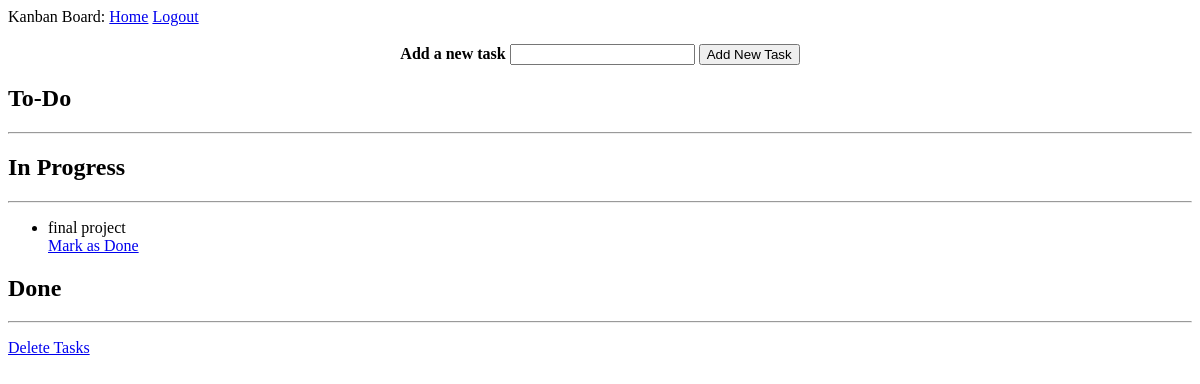
The page /index (signed in) on the database as committed earlier.
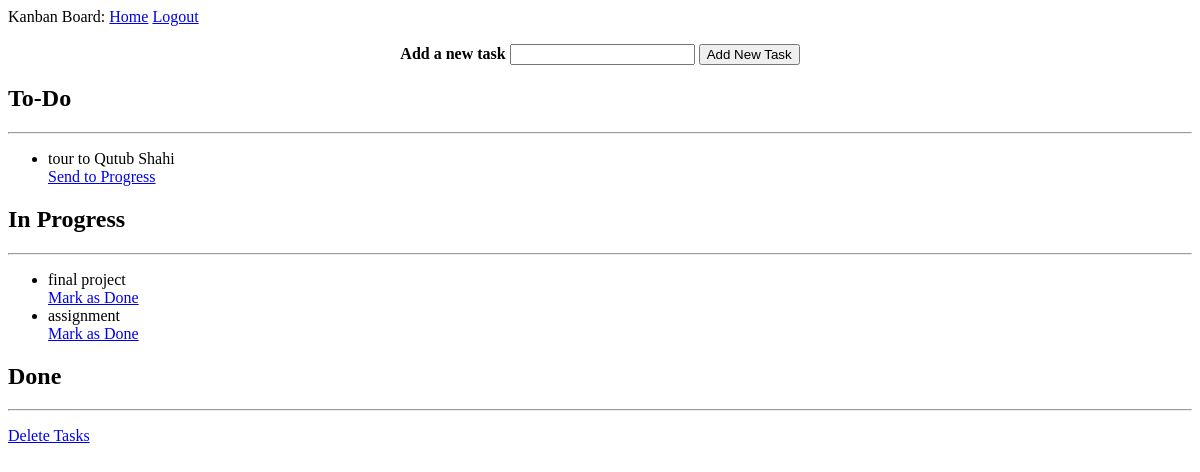
The same page on the database as committed later.
### app/models.py (models this page shows, shortened)
class Task(db.Model):
    __tablename__ = 'tasks'
    taskId = db.Column(db.Integer, primary_key=True)
    taskName = db.Column(db.String)
    taskDesc = db.Column(db.String)
    taskStatus = db.Column(db.String, default = "ToDo")
    userId = db.Column(db.Integer, db.ForeignKey('users.id'))

### app/routes.py (the view)
@app.route('/')
@app.route('/index')
@login_required
def index():
    tasks_todo = []
    tasks_progress = []
    tasks_done = []
    if current_user.is_authenticated:
        tasks_todo = Task.query.filter_by(taskStatus='ToDo').filter_by(userId = current_user.id)
        tasks_progress = Task.query.filter_by(taskStatus='Progress').filter_by(userId = current_user.id)
        tasks_done = Task.query.filter_by(taskStatus='Done').filter_by(userId = current_user.id)
    return render_template('index.html', title='Home Page', tasks_todo=tasks_todo, tasks_progress=tasks_progress, tasks_done=tasks_done)

### app/models.py (called while the page is built)
@login.user_loader
def load_user(id):
    return User.query.get(int(id))

### app/templates/index.html (shortened to what this page needs)
{% extends "base.html" %}
{% block content %}
    <br>
    <div class="newitem" style="text-align:center">
        <form action = "{{ url_for('add') }}" method="POST">
            <strong>Add a new task</strong>
            <input type="text" name="taskitem">
            <input type="submit" value="Add New Task">
        </form>
    </div>
    <div class="row">
      <div class="column" id="todo">
        <h2>To-Do</h2>
        <hr>
        <div class="input-area">
          <ul>
            {% for task in tasks_todo %}
                <li>{{ task.taskName }}</li>
                <a href="{{ url_for('progress', id=task.taskId) }}">Send to Progress</a>
            {% endfor %}
          </ul>
        </div>
      </div>
      <div class="column" id="progress">
        <h2>In Progress</h2>
        <hr>
        <div class="input-area">
            <ul>
              {% for task in tasks_progress %}
                  <li>{{ task.taskName }}</li>
                  <a href="{{ url_for('done', id=task.taskId) }}">Mark as Done</a>
              {% endfor %}
            </ul>
        </div>
      </div>
      <div class="column" id="done">
        <h2>Done</h2>
        <hr>
        <div class="button">
            <a href="{{ url_for('delete') }}" class="button">Delete Tasks</a>
        </div>
      </div>
    </div>
{% endblock %}

### app/templates/base.html (shortened to what this page needs)
<html>
    <head>
    </head>
    <div>
        Kanban Board:
        <a href="{{ url_for('index') }}">Home</a>
        {% if current_user.is_anonymous %}
        <a href="{{ url_for('login') }}">Login</a>
        {% else %}
        <a href="{{ url_for('logout') }}">Logout</a>
        {% endif %}
    </div>
    <body>
        {% block content %}{% endblock %}
    </body>
</html>

Rows that differ between the two databases and show on the page:
added Task: taskName "tour to Qutub Shahi", shown under "To-Do"
added Task: taskName "assignment", shown under "In Progress"
